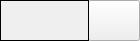
<?xml version="1.0" encoding="UTF-8"?>
<ui version="4.0">
 <class>MainWindow</class>
 <widget class="QMainWindow" name="MainWindow">
  <property name="geometry">
   <rect>
    <x>0</x>
    <y>0</y>
    <width>140</width>
    <height>41</height>
   </rect>
  </property>
  <property name="windowTitle">
   <string>MainWindow</string>
  </property>
  <widget class="QWidget" name="centralwidget">
   <widget class="QPushButton" name="mini_stop_button">
    <property name="geometry">
     <rect>
      <x>88</x>
      <y>0</y>
      <width>52</width>
      <height>41</height>
     </rect>
    </property>
    <property name="text">
     <string/>
    </property>
   </widget>
   <widget class="QLabel" name="current_hotkey">
    <property name="geometry">
     <rect>
      <x>0</x>
      <y>0</y>
      <width>89</width>
      <height>41</height>
     </rect>
    </property>
    <property name="frameShape">
     <enum>QFrame::Box</enum>
    </property>
    <property name="lineWidth">
     <number>1</number>
    </property>
    <property name="midLineWidth">
     <number>0</number>
    </property>
    <property name="text">
     <string/>
    </property>
    <property name="alignment">
     <set>Qt::AlignCenter</set>
    </property>
   </widget>
  </widget>
 </widget>
 <resources/>
 <connections/>
</ui>
